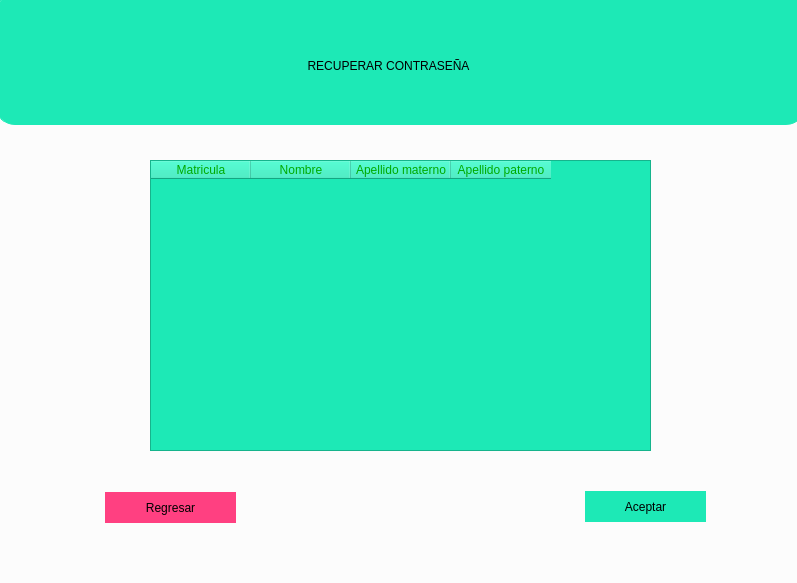
<?xml version="1.0" encoding="UTF-8"?>
<ui version="4.0">
 <class>recuperar_contrasena</class>
 <widget class="QDialog" name="recuperar_contrasena">
  <property name="geometry">
   <rect>
    <x>0</x>
    <y>0</y>
    <width>797</width>
    <height>583</height>
   </rect>
  </property>
  <property name="windowTitle">
   <string>Dialog</string>
  </property>
  <property name="windowIcon">
   <iconset resource="SRC.qrc">
    <normaloff>:/Images/1490820813-6_82408.png</normaloff>:/Images/1490820813-6_82408.png</iconset>
  </property>
  <widget class="QGroupBox" name="groupBox_2">
   <property name="geometry">
    <rect>
     <x>-10</x>
     <y>0</y>
     <width>811</width>
     <height>591</height>
    </rect>
   </property>
   <property name="styleSheet">
    <string notr="true">background-color: rgb(255, 255, 255);</string>
   </property>
   <property name="title">
    <string/>
   </property>
   <widget class="QTableWidget" name="Tabla1">
    <property name="geometry">
     <rect>
      <x>160</x>
      <y>160</y>
      <width>501</width>
      <height>291</height>
     </rect>
    </property>
    <property name="styleSheet">
     <string notr="true">color: rgb(0, 170, 0);
background-color: #1DE9B6;  </string>
    </property>
    <column>
     <property name="text">
      <string>Matricula</string>
     </property>
    </column>
    <column>
     <property name="text">
      <string>Nombre</string>
     </property>
    </column>
    <column>
     <property name="text">
      <string>Apellido materno</string>
     </property>
    </column>
    <column>
     <property name="text">
      <string>Apellido paterno</string>
     </property>
    </column>
   </widget>
   <widget class="QLabel" name="label">
    <property name="geometry">
     <rect>
      <x>118</x>
      <y>40</y>
      <width>561</width>
      <height>51</height>
     </rect>
    </property>
    <property name="styleSheet">
     <string notr="true">font: 75 25pt &quot;Berlin Sans FB Demi&quot;;
background:transparent;

</string>
    </property>
    <property name="text">
     <string>RECUPERAR CONTRASEÑA</string>
    </property>
    <property name="alignment">
     <set>Qt::AlignCenter</set>
    </property>
   </widget>
   <widget class="QPushButton" name="pushButton">
    <property name="geometry">
     <rect>
      <x>595</x>
      <y>491</y>
      <width>121</width>
      <height>31</height>
     </rect>
    </property>
    <property name="styleSheet">
     <string notr="true">background-color: #1DE9B6; 
font: 14pt 75 &quot;Times New Roman&quot;;
border:none;
hover!pressed:border: 5px solid blue;</string>
    </property>
    <property name="text">
     <string>Aceptar</string>
    </property>
   </widget>
   <widget class="QPushButton" name="pushButton_2">
    <property name="geometry">
     <rect>
      <x>115</x>
      <y>492</y>
      <width>131</width>
      <height>31</height>
     </rect>
    </property>
    <property name="styleSheet">
     <string notr="true">background-color: #FF4081;
font: 14pt 75 &quot;Times New Roman&quot;;
border:none;
hover!pressed:border: 5px solid blue;</string>
    </property>
    <property name="text">
     <string>Regresar</string>
    </property>
   </widget>
   <widget class="QLabel" name="label_4">
    <property name="geometry">
     <rect>
      <x>5</x>
      <y>-6</y>
      <width>811</width>
      <height>131</height>
     </rect>
    </property>
    <property name="styleSheet">
     <string notr="true">background-color: #1DE9B6;  
border: 1px solid #1DE9B6;
    border-radius: 20px;
    margin-top: 0.5em;</string>
    </property>
    <property name="text">
     <string/>
    </property>
   </widget>
   <zorder>label_4</zorder>
   <zorder>Tabla1</zorder>
   <zorder>label</zorder>
   <zorder>pushButton</zorder>
   <zorder>pushButton_2</zorder>
  </widget>
 </widget>
 <resources>
  <include location="SRC.qrc"/>
 </resources>
 <connections/>
</ui>
